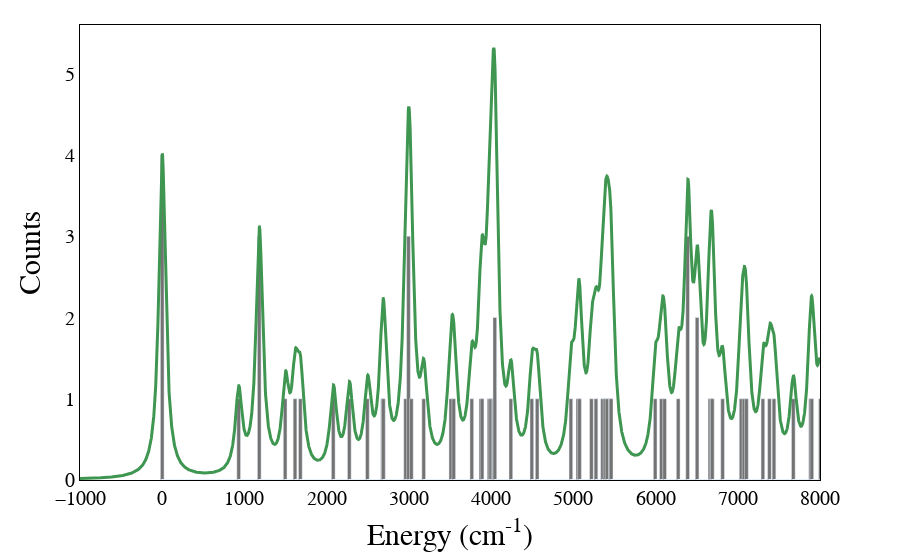

This figure's notebook cell:
### Markdown cell above
This is the result of ORCA

### Code cell
from strawberryfields.apps import plot

nr_samples = 100

s = qchem.vibronic.sample(t, U1, r, U2, alpha, nr_samples,loss=0)
e = qchem.vibronic.energies(s, wi, wf)
plot.spectrum(e, xmin=-1000, xmax=8000)

### Figure 1 — Plotly figure (JSON) as saved in the notebook; plotly's stock layout.template omitted (floating-point values rounded to 4 significant figures; data arrays with more than 128 entries replaced by an {"elided": "..."} marker saying what was removed)
{"data": [{"marker": {"color": "#737373"}, "type": "bar", "width": 45, "x": {"elided": "3703 float values"}, "y": {"elided": "3702 int values"}}, {"line": {"color": "#3e9651", "width": 3}, "mode": "lines", "type": "scatter", "x": {"elided": "9000 float values"}, "y": {"elided": "9000 float values"}}], "layout": {"bargap": 0.04, "margin": {"t": 25}, "plot_bgcolor": "white", "showlegend": false, "xaxis": {"linecolor": "black", "mirror": true, "range": [-1000, 8000], "showline": true, "tickfont": {"color": "black", "family": "Computer Modern", "size": 20}, "title": {"font": {"color": "black", "family": "Computer Modern", "size": 30}, "text": "Energy (cm<sup>-1</sup>)"}}, "yaxis": {"linecolor": "black", "mirror": true, "rangemode": "tozero", "showline": true, "tickfont": {"color": "black", "family": "Computer Modern", "size": 20}, "title": {"font": {"color": "black", "family": "Computer Modern", "size": 30}, "text": "Counts"}}}}
